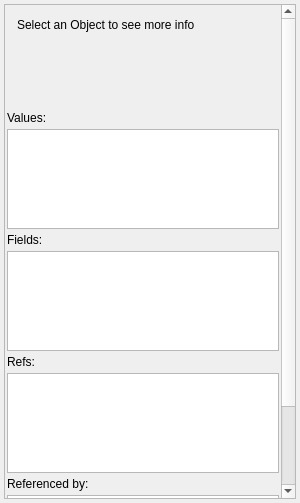
<?xml version="1.0" encoding="UTF-8"?>
<ui version="4.0">
 <class>DetailsWidget</class>
 <widget class="QWidget" name="DetailsWidget">
  <property name="geometry">
   <rect>
    <x>0</x>
    <y>0</y>
    <width>300</width>
    <height>503</height>
   </rect>
  </property>
  <property name="minimumSize">
   <size>
    <width>300</width>
    <height>0</height>
   </size>
  </property>
  <property name="windowTitle">
   <string>Form</string>
  </property>
  <layout class="QVBoxLayout" name="verticalLayout">
   <property name="spacing">
    <number>4</number>
   </property>
   <property name="leftMargin">
    <number>4</number>
   </property>
   <property name="topMargin">
    <number>4</number>
   </property>
   <property name="rightMargin">
    <number>4</number>
   </property>
   <property name="bottomMargin">
    <number>4</number>
   </property>
   <item>
    <widget class="QScrollArea" name="scrollArea">
     <property name="verticalScrollBarPolicy">
      <enum>Qt::ScrollBarAlwaysOn</enum>
     </property>
     <property name="horizontalScrollBarPolicy">
      <enum>Qt::ScrollBarAlwaysOff</enum>
     </property>
     <property name="sizeAdjustPolicy">
      <enum>QAbstractScrollArea::AdjustToContents</enum>
     </property>
     <property name="widgetResizable">
      <bool>true</bool>
     </property>
     <property name="alignment">
      <set>Qt::AlignLeading|Qt::AlignLeft|Qt::AlignTop</set>
     </property>
     <widget class="QWidget" name="scrollAreaWidgetContents">
      <property name="geometry">
       <rect>
        <x>0</x>
        <y>0</y>
        <width>276</width>
        <height>590</height>
       </rect>
      </property>
      <property name="sizePolicy">
       <sizepolicy hsizetype="Preferred" vsizetype="Expanding">
        <horstretch>0</horstretch>
        <verstretch>0</verstretch>
       </sizepolicy>
      </property>
      <layout class="QVBoxLayout" name="verticalLayout_3">
       <property name="spacing">
        <number>2</number>
       </property>
       <property name="leftMargin">
        <number>2</number>
       </property>
       <property name="topMargin">
        <number>2</number>
       </property>
       <property name="rightMargin">
        <number>2</number>
       </property>
       <property name="bottomMargin">
        <number>2</number>
       </property>
       <item>
        <layout class="QVBoxLayout" name="verticalLayout_2">
         <property name="spacing">
          <number>4</number>
         </property>
         <item>
          <widget class="QStackedWidget" name="stackedWidget">
           <property name="sizePolicy">
            <sizepolicy hsizetype="Preferred" vsizetype="Minimum">
             <horstretch>0</horstretch>
             <verstretch>0</verstretch>
            </sizepolicy>
           </property>
           <property name="minimumSize">
            <size>
             <width>0</width>
             <height>0</height>
            </size>
           </property>
           <widget class="QWidget" name="pageNone">
            <property name="minimumSize">
             <size>
              <width>0</width>
              <height>100</height>
             </size>
            </property>
            <widget class="QLabel" name="label_4">
             <property name="geometry">
              <rect>
               <x>10</x>
               <y>10</y>
               <width>201</width>
               <height>16</height>
              </rect>
             </property>
             <property name="text">
              <string>Select an Object to see more info</string>
             </property>
            </widget>
           </widget>
           <widget class="QWidget" name="pageManaged">
            <property name="sizePolicy">
             <sizepolicy hsizetype="Preferred" vsizetype="Minimum">
              <horstretch>0</horstretch>
              <verstretch>0</verstretch>
             </sizepolicy>
            </property>
            <property name="minimumSize">
             <size>
              <width>0</width>
              <height>100</height>
             </size>
            </property>
            <layout class="QVBoxLayout" name="verticalLayout_4">
             <property name="spacing">
              <number>2</number>
             </property>
             <property name="leftMargin">
              <number>0</number>
             </property>
             <property name="topMargin">
              <number>0</number>
             </property>
             <property name="rightMargin">
              <number>0</number>
             </property>
             <property name="bottomMargin">
              <number>0</number>
             </property>
             <item>
              <layout class="QFormLayout" name="formLayout_2">
               <item row="0" column="1">
                <widget class="QLabel" name="label_3">
                 <property name="text">
                  <string>Managed Object</string>
                 </property>
                </widget>
               </item>
               <item row="1" column="0">
                <widget class="QLabel" name="label_5">
                 <property name="text">
                  <string>Type</string>
                 </property>
                </widget>
               </item>
               <item row="1" column="1">
                <widget class="QLineEdit" name="managedType">
                 <property name="readOnly">
                  <bool>true</bool>
                 </property>
                </widget>
               </item>
               <item row="2" column="0">
                <widget class="QLabel" name="label_6">
                 <property name="text">
                  <string>Address</string>
                 </property>
                </widget>
               </item>
               <item row="2" column="1">
                <widget class="QLineEdit" name="managedAddr">
                 <property name="readOnly">
                  <bool>true</bool>
                 </property>
                </widget>
               </item>
               <item row="3" column="0">
                <widget class="QLabel" name="label_7">
                 <property name="text">
                  <string>Size</string>
                 </property>
                </widget>
               </item>
               <item row="3" column="1">
                <widget class="QLineEdit" name="managedSize">
                 <property name="readOnly">
                  <bool>true</bool>
                 </property>
                </widget>
               </item>
              </layout>
             </item>
            </layout>
           </widget>
           <widget class="QWidget" name="pageStatics">
            <layout class="QVBoxLayout" name="verticalLayout_5">
             <property name="spacing">
              <number>2</number>
             </property>
             <property name="leftMargin">
              <number>0</number>
             </property>
             <property name="topMargin">
              <number>0</number>
             </property>
             <property name="rightMargin">
              <number>0</number>
             </property>
             <property name="bottomMargin">
              <number>0</number>
             </property>
             <item>
              <layout class="QFormLayout" name="formLayout_3">
               <item row="1" column="0">
                <widget class="QLabel" name="label_8">
                 <property name="text">
                  <string>Type</string>
                 </property>
                </widget>
               </item>
               <item row="1" column="1">
                <widget class="QLineEdit" name="staticsType">
                 <property name="readOnly">
                  <bool>true</bool>
                 </property>
                </widget>
               </item>
               <item row="2" column="0">
                <widget class="QLabel" name="label_10">
                 <property name="text">
                  <string>Size</string>
                 </property>
                </widget>
               </item>
               <item row="2" column="1">
                <widget class="QLineEdit" name="staticsSize">
                 <property name="readOnly">
                  <bool>true</bool>
                 </property>
                </widget>
               </item>
               <item row="0" column="1">
                <widget class="QLabel" name="label_2">
                 <property name="text">
                  <string>Static Fields</string>
                 </property>
                </widget>
               </item>
              </layout>
             </item>
            </layout>
           </widget>
          </widget>
         </item>
         <item>
          <widget class="QLabel" name="valuesLabel">
           <property name="text">
            <string>Values:</string>
           </property>
          </widget>
         </item>
         <item>
          <widget class="QListWidget" name="valueListWidget">
           <property name="sizePolicy">
            <sizepolicy hsizetype="Expanding" vsizetype="Minimum">
             <horstretch>0</horstretch>
             <verstretch>0</verstretch>
            </sizepolicy>
           </property>
           <property name="minimumSize">
            <size>
             <width>0</width>
             <height>100</height>
            </size>
           </property>
          </widget>
         </item>
         <item>
          <widget class="QLabel" name="fieldsLabel">
           <property name="text">
            <string>Fields:</string>
           </property>
          </widget>
         </item>
         <item>
          <widget class="QListWidget" name="fieldsWidget">
           <property name="sizePolicy">
            <sizepolicy hsizetype="Expanding" vsizetype="Minimum">
             <horstretch>0</horstretch>
             <verstretch>0</verstretch>
            </sizepolicy>
           </property>
           <property name="minimumSize">
            <size>
             <width>0</width>
             <height>100</height>
            </size>
           </property>
          </widget>
         </item>
         <item>
          <widget class="QLabel" name="refsLabel">
           <property name="text">
            <string>Refs:</string>
           </property>
          </widget>
         </item>
         <item>
          <widget class="QListWidget" name="refsListWidget">
           <property name="sizePolicy">
            <sizepolicy hsizetype="Expanding" vsizetype="Minimum">
             <horstretch>0</horstretch>
             <verstretch>0</verstretch>
            </sizepolicy>
           </property>
           <property name="minimumSize">
            <size>
             <width>0</width>
             <height>100</height>
            </size>
           </property>
          </widget>
         </item>
         <item>
          <widget class="QLabel" name="refbysLabel">
           <property name="text">
            <string>Referenced by:</string>
           </property>
          </widget>
         </item>
         <item>
          <widget class="QListWidget" name="refbysListWidget">
           <property name="sizePolicy">
            <sizepolicy hsizetype="Expanding" vsizetype="Minimum">
             <horstretch>0</horstretch>
             <verstretch>0</verstretch>
            </sizepolicy>
           </property>
           <property name="minimumSize">
            <size>
             <width>0</width>
             <height>100</height>
            </size>
           </property>
          </widget>
         </item>
        </layout>
       </item>
      </layout>
     </widget>
    </widget>
   </item>
  </layout>
 </widget>
 <resources/>
 <connections/>
</ui>
